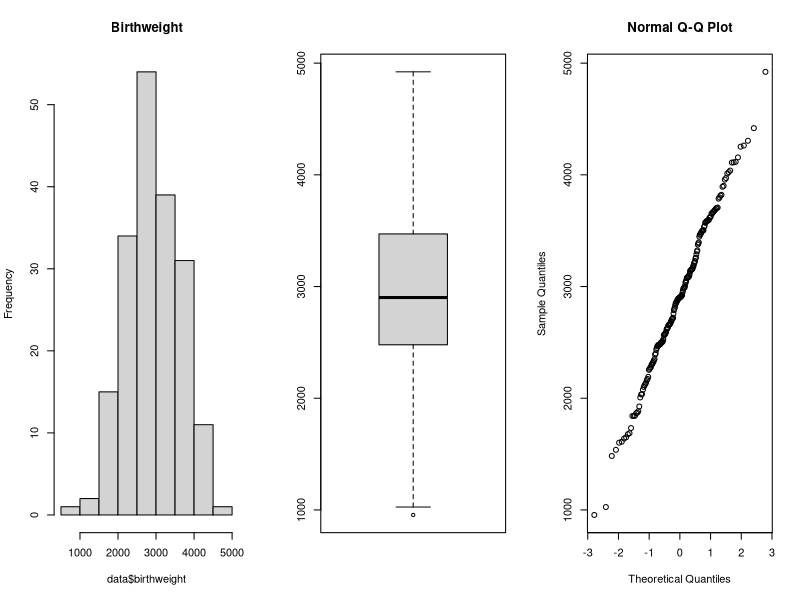
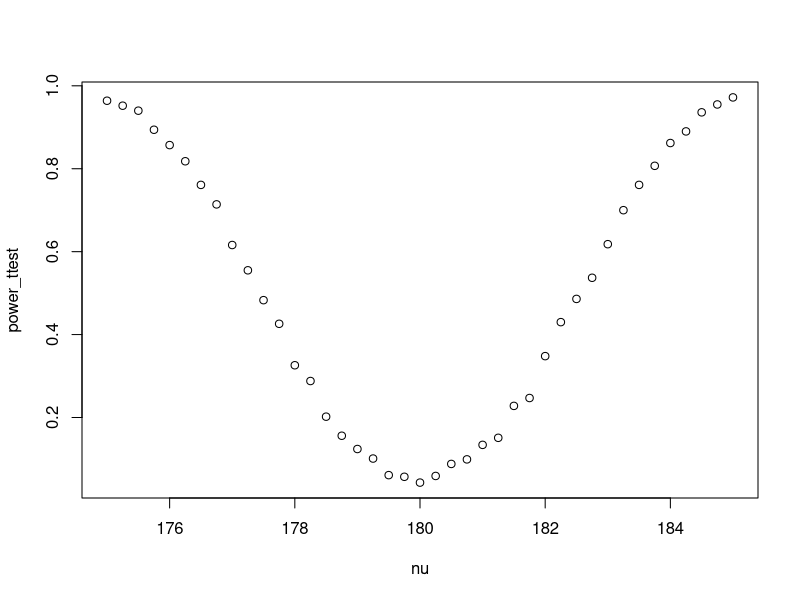
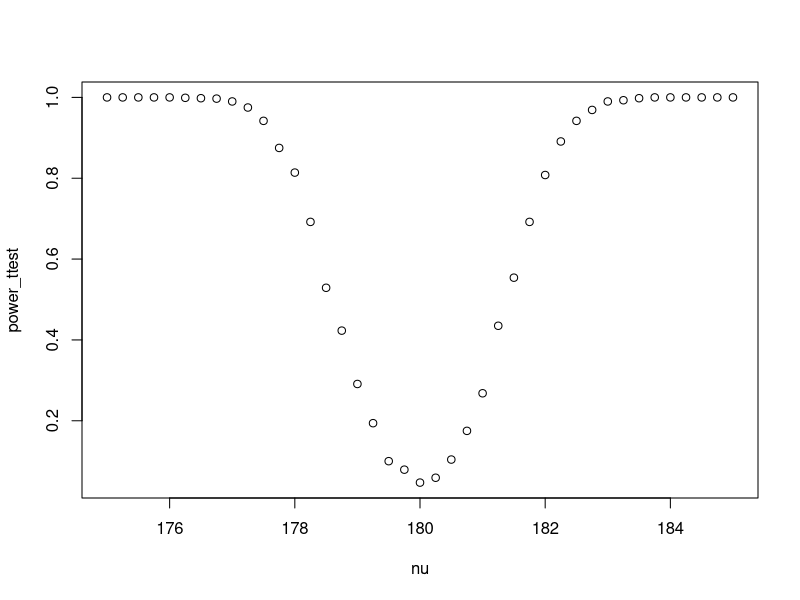
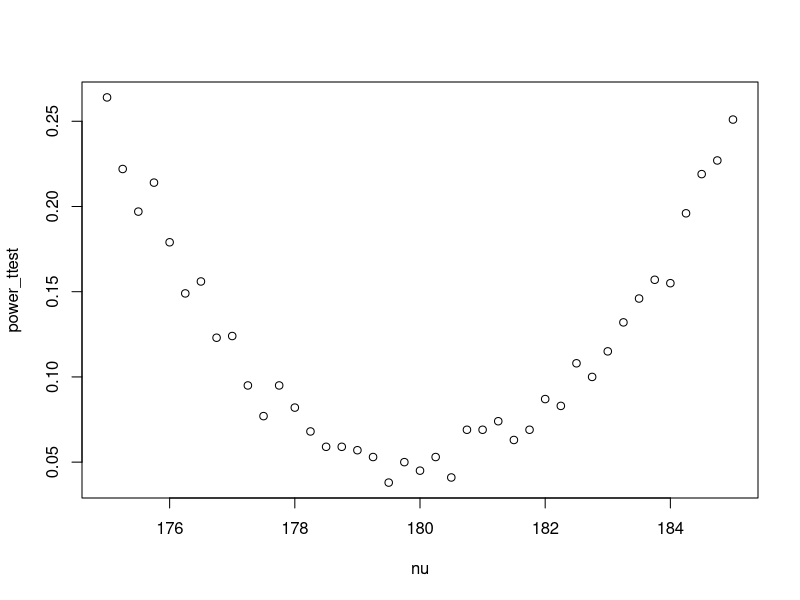
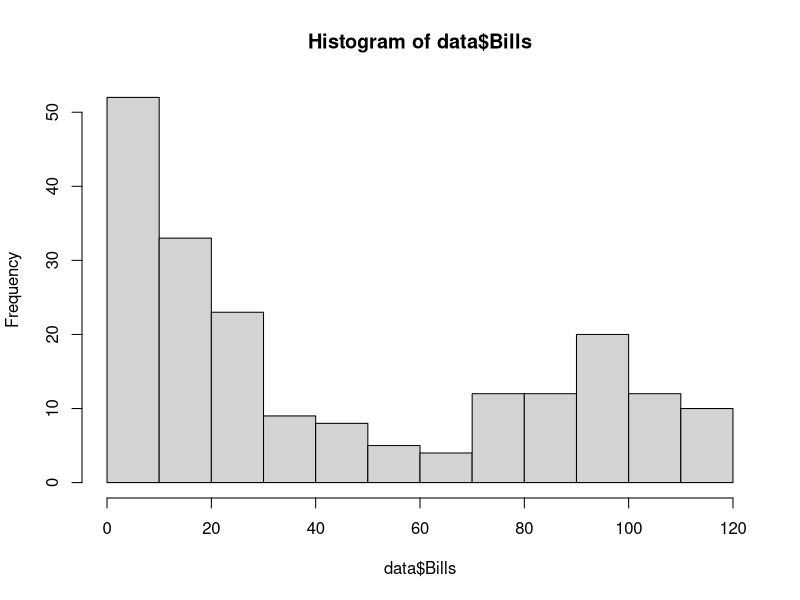

These figures' R source, in order:
# Exercise 1. Birth weights
# before set working directory to folder containing data sets
# setwd("~/Artificial Intelligence Msc/Year1/Periode4/EDDA/EDDA_ASSIGN1")
data = read.table("birthweight.txt", header=TRUE)
# a
par(mfrow=c(1,3))
hist(data$birthweight, main='Birthweight')
boxplot(data$birthweight)
qqnorm(data$birthweight)

sample_mean = mean(data$birthweight)

sample_sd = sd(data$birthweight)
quantile = qnorm(0.05) # in range [0.05, 0.95]
margin_error = abs(quantile)*(sample_sd/sqrt(length(data$birthweight)))
sample_mean-margin_error #lower bound
sample_mean+margin_error #upper bound

# b
t.test(data$birthweight, mu=2847, alternative = "greater", conf.level = 0.90)
t.test(data$birthweight, mu=2800, alternative = "greater", conf.level = 0.95)

# Excercise 2. Power function of the t-test
#a
n=m=30; mu=180; sd=5; B=1000 

nu= seq(175,185,by=0.25)

power_ttest = numeric(length(nu))
for(i in 1:length(nu)){
  pttest= numeric(B)
  for(j in 1:B){
    x=rnorm(n,mu,sd)
    y=rnorm(m,nu[i],sd)
    pttest[j]=t.test(x,y)[[3]]
  }
  power_ttest[i] = sum(pttest<0.05)/length(pttest)
}
par(mfrow=c(1,1))
plot(nu, power_ttest)

# b
n=m=100; mu=180; sd=5; B=1000 

nu= seq(175,185,by=0.25)

power_ttest = numeric(length(nu))
for(i in 1:length(nu)){
  pttest= numeric(B)
  for(j in 1:B){
    x=rnorm(n,mu,sd)
    y=rnorm(m,nu[i],sd)
    pttest[j]=t.test(x,y)[[3]]
  }
  power_ttest[i] = sum(pttest<0.05)/length(pttest)
}
par(mfrow=c(1,1))
plot(nu, power_ttest)

# c
n=m=30; mu=180; sd=15; B=1000 

nu= seq(175,185,by=0.25)

power_ttest = numeric(length(nu))
for(i in 1:length(nu)){
  pttest= numeric(B)
  for(j in 1:B){
    x=rnorm(n,mu,sd)
    y=rnorm(m,nu[i],sd)
    pttest[j]=t.test(x,y)[[3]]
  }
  power_ttest[i] = sum(pttest<0.05)/length(pttest)
}
par(mfrow=c(1,1))
plot(nu, power_ttest)

# Exercise 3. Telecommunication company
# before set working directory to folder containing data sets
# setwd("~/Artificial Intelligence Msc/Year1/Periode4/EDDA/EDDA_ASSIGN1")
data = read.table("telephone.txt", header=TRUE) 
hist(data$Bills)
